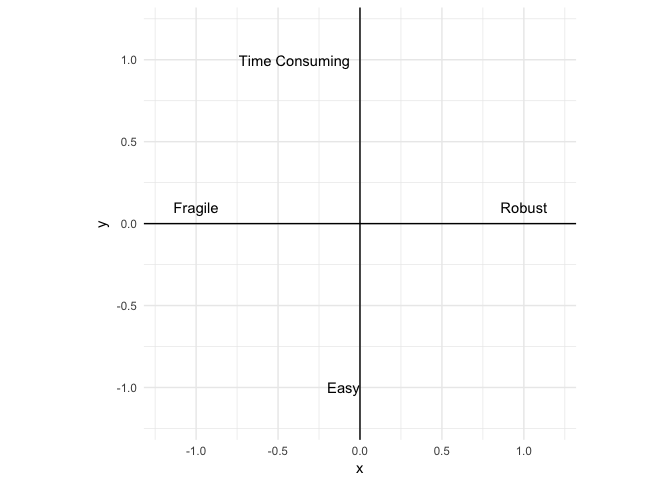

The script that drew this image:
library(ggplot2)

# There are two Axis:
#
#   X axis: <- Easy --- time consuming ->
#   Y axis: <- fragile --- robust ->

xy_data <- data.frame(x_line = -1:1,
                      y_line = -1:1)

xy_data
#>   x_line y_line
#> 1     -1     -1
#> 2      0      0
#> 3      1      1

ggplot(xy_data) +
  geom_hline(yintercept = 0) +
  geom_vline(xintercept = 0) +
  coord_cartesian(xlim = c(-1.2,1.2),
                  ylim = c(-1.2,1.2)) +
  annotate("text",
           x = -0.1,
           y = -1,
           label = "Easy") +
  annotate("text",
           x = -0.4,
           y = 1,
           label = "Time Consuming") +
  annotate("text",
           x = -1,
           y = 0.1,
           label = "Fragile") +
  annotate("text",
           x = 1,
           y = 0.1,
           label = "Robust") +
  theme_minimal() +
  theme(aspect.ratio = 1)
